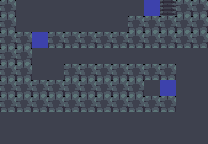

This is a level from a 2D game, rendered from its Tiled map with the project's own tilesets. A one-line summary and the complete map file follow:
An orthogonal 13x9 tile map with 16x16 px tiles, 1 tile layer (terrain) and 6 objects.

<map version="1.10" tiledversion="1.11.2" orientation="orthogonal" renderorder="right-down" width="13" height="9" tilewidth="16" tileheight="16" infinite="0" nextlayerid="3" nextobjectid="7">
 <properties>
  <property name="name" value="The Long Way Round" />
  <property name="author" value="moineau" />
  <property name="goldMoves" type="int" value="92" />
  <property name="goldTime" type="float" value="18.2" />
  <property name="platinumMoves" type="int" value="88" />
 </properties>
 <tileset firstgid="1" source="tileset.tsx" />
 <layer id="1" name="terrain" width="13" height="9">
  <data encoding="csv">
4,1,1,1,1,1,1,1,1,3,5,4,4,
4,1,1,1,1,1,1,1,4,4,4,4,4,
4,4,3,4,4,4,4,4,4,4,4,4,4,
4,4,1,1,1,1,1,1,1,1,1,1,1,
4,4,1,1,4,4,4,4,4,4,4,1,1,
4,4,4,4,4,4,4,4,4,1,3,1,1,
4,4,4,4,4,4,4,4,4,4,4,1,1,
1,1,1,1,1,1,1,1,1,1,1,1,1,
1,1,1,1,1,1,1,1,1,1,1,1,1
</data>
 </layer>
 <objectgroup id="2" name="objects">
  <object id="1" gid="6" x="0" y="144" width="16" height="16" />
  <object id="2" gid="8" x="128" y="16" width="16" height="16" />
  <object id="3" gid="9" x="32" y="32" width="16" height="16" />
  <object id="4" gid="7" x="144" y="96" width="16" height="16" />
  <object id="5" gid="9" x="32" y="128" width="16" height="16" />
  <object id="6" gid="9" x="80" y="128" width="16" height="16" />
 </objectgroup>
</map>
